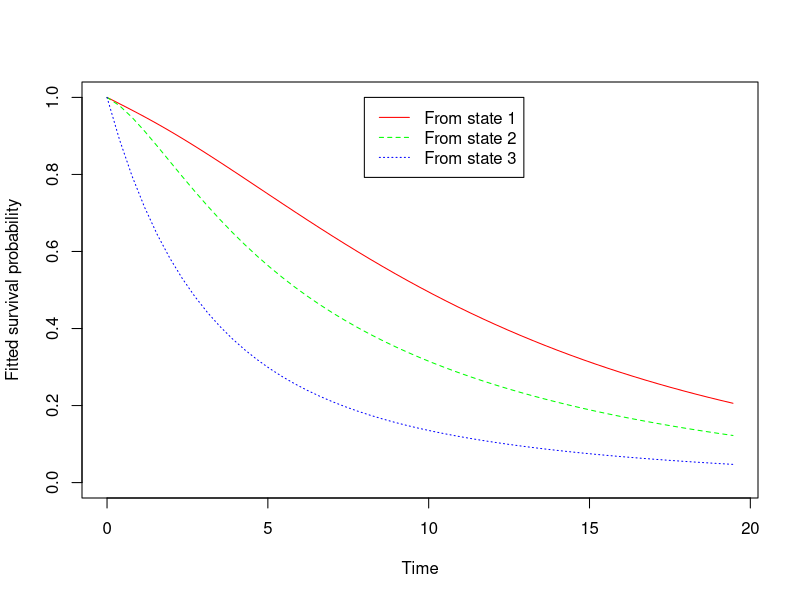
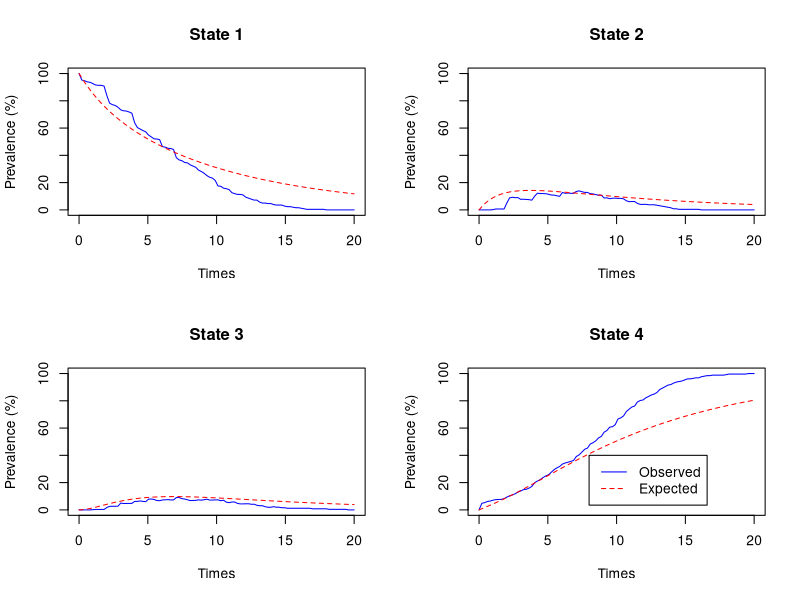

R code for these plots, in order:
## ---- chunk 1
# Install packages
    install.packages("msm")
    library(msm)

# Load data
    # Data are specified as a series of observations, grouped by patient. 
    # At minimum, needs time of observation and observed state of the process.
    # Observations should be ordered by time, within subject. 
    cav[1:21, ]

# Frequency table of pairs of consecuitive states
    # Counts over all individuals, for each state r and s, the number of times an individual had an observation of state r followed by an observation of state s. 
    # State s across the top has an extra col, for including death as a state. 
    statetable.msm(state, PTNUM, data=cav)

# Tell msm what allowed transitions are
    # Define a matrix the same size as Q; Positions that aren't 0 are allowed transitions, containing an initial value for the corresponding transition intensity. 
    Q <- rbind (c(0, 0.25, 0, 0.25),
                c(0.166, 0, 0.166, 0.166),
                c(0, 0.25, 0, 0.25),
                c(0, 0, 0, 0))  
    
# Specifying initial values
    # To get default initial values in the call to msm, along with a qmatrix whose nonzero elements are the allowed transitions, somehow use (gen.inits = TRUE)
    # Or, to get this matrix of initial values explicitly...
    Q.crude <- crudeinits.msm(state ~ years, PTNUM, data=cav, qmatrix = Q) 

# Running MSM
    # Now that we have dataset, matrix of allowed transitions, and matrix of initial values, we can run msm
    # Model 1: simple bi-directional model (transitions are allowed in both directions between states)
    cav.msm <- msm(state ~ years, subject = PTNUM, data = cav, qmatrix = Q, deathexact = 4)
    # To investigate optimisation...
    help(optim)

# Showing results
    # Shows maximum likelihood estimates and 95% CIs
    cav.msm

# Model effect of explanatory variables on rates of transition
    # ...using a proportional intensities model
    # Intensity matrix Q(z) depends on covariate vector z
    # By default, all linear covariate effects are initialised to zero
    # To specify different initial values, use covinits argument (described in help(msm))
    # Initial values given in the qmatrix represent the intensities with covariate balues set to their means in the data. 
    # Model 2 specifies sex as a covariate
    cavsex.msm <- msm(state ~ years, subject = PTNUM, data = cav, qmatrix = Q, deathexact = 4, covariates = ~ sex)
    # printing the msm object now displays the estimated covariate effects and their 95% CIs
    cavsex.msm
    # To extract separate intensity matries for male and female participants, use...
    qmatrix.msm(cavsex.msm, covariates = list (sex = 0))
    qmatrix.msm(cavsex.msm, covariates = list (sex = 1))

# Fixing parameters
    # For exploration, may want to fit a model assuming that some parameters are fixed and estimate the remaining parameters
    # fixedpars argument specifies which parameters are fixed.  
    cav4.msm <- msm(state ~ years, subject = PTNUM, data = cav,
                    qmatrix = Q, deathexact = 4, 
                    control = list(trace = 2, REPORT = 1), 
                    fixedpars = c(6, 7))

# Extract information
    # for example, for plotting graphs or generating summary tables
    qmatrix.msm # for estimated transition intensity matrix and CIs for a given set of covariates
    pmatrix.msm(cav.msm, t = 10) # for transition probability matrix P(t) within a given time
    # mean sojourn times (time spent in a state)
    sojourn.msm(cav.msm)
    # probability that each state is next. These are different from the transition probabilities.
    pnext.msm(cav.msm)
    # total length of stay (this one is really cool)
    totlos.msm(cav.msm)
    # expected first passage times (aka hitting time); time until the process first enters a given state or set of states
    help(efpt.msm)
    # expected number of visits (to a state)
    help(envisits.msm)
    # ratio of transition intensities; 
    help(qratio.msm)
    # hazard ratios for transition; function gives estimated hazard ratios corresponding to each covariate efect on transition intensities
    hazard.msm(cavsex.msm)
    # Set covariate values to their means in the data (as all extractor functions take an agrument called covariates, which would need to be omitted)
    qmatrix.msm(cav.msm)
    # Specify covariates explicitly as a list
    qmatrix.msm(cavsex.msm, covariates = 0)
    # Use values of categorical covariates
    # qmatrix.msm(example.msm, covariates = list(age = 60, smoke = "CURRENT"))

# Survival plots
    # predict survival probability for pts in increasingly severe states of disease, for some time t in the future
    # This can be obtained directly from the transition probability matrix P(t)
    plot(cav.msm, legend.pos=c(8, 1))

# Bootstrapping
    # to enable bootstrap refitting of msm models, to estimate uncertainty
    # boot.msm 
    # q.list <- boot.msm(cav.msm, stat = function(x) {qmatrix.msm(x)$estimates})

# Convergence failure
    # Model simplification; not too many parameters
    # Initial values; are sensible; run the model on several different initial values to ensure estimation ahs converged to a global (rather than local) optimum
    # Scaling; apply a scaling factor to normalise the likelihood
    # Convergence criteria; address 'fasle convergence'
    # Choice of algorithm; 

# Model assessment
    # observed and expected prevalence; not always easy to determine how well a fitted msm describes an irregularly-observed process
    # If there were times at which all individuals were observed, then the fit of the expected numbers in each state (or prevalences) can be assessed directly at those times.
    # If there are no such times, then the expected prevalences can be compared with the observed prevalences at the last time at which each individual was observed.
    # prevalence.msm # constructs a table of observed and expected ns and percents of individuals in each state at a set of times. 
    options(digits = 3)
    prevalence.msm(cav.msm, times=seq(0,20,2))
    plot.prevalence.msm(cav.msm, mintime=0, maxtime=20) # see where the model is over/estimating mortality, and from what point
    # one cause of poor model fit is the failure of the Markov assumption, that is, the transition intensities may depend on the time spent in the current state (a semi-Markov process) or other characteristics of the processs history. Semi-Markov models may in principle be fitted to this type of data using phase-type distrbutions. See help(msm) for details
    # Pearson-type goodness-of-fit; if true transition times are unknown, and data consist of observations of the process at arbitrary times which differ between individuals. Only advisable if observation times are close together. An alternative is to construct tables of observed and expected numbers of transitions, leading to a formal test of goodness of fit, analogous to pearson x2 test for contingency tables. 
    options(digits = 2)
    pearson.msm(cav.msm, timegroups=2, 
                transitions=c(1,2,3,4,5,6,7,8,9,9,9,10))

# Fitting misclassification models with msm
# Effects of covariates on misclassification rates
# Extractor functions for misclassified models
# Recreating the path through underlying states
    # Determining the udnerlying states that are most likely to have given rise to the observations; Viterbi algorithm for discrete-time hidden Markov chains. 
# Fitting general hidden markov models with msm
